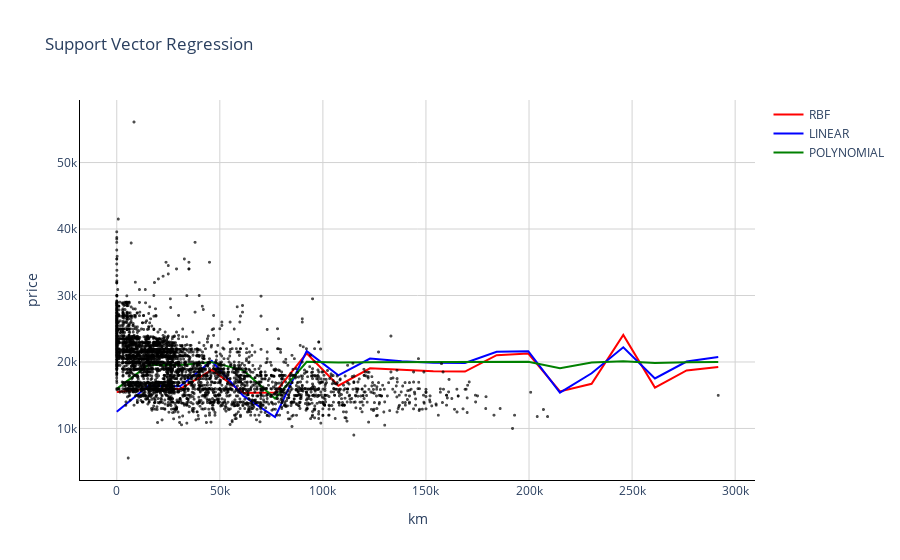

Notebook code cell kept with this figure:
### Markdown cell above
# SVR Visualisation for Each Kernels

### Code cell
x_range = np.linspace(X.min(), X.max(), 20)
y_svr_rbf = rbf_y_pred
y_svr_lin = linear_y_pred
y_svr_poly = poly_y_pred

import plotly.offline as pyo
import plotly.graph_objects as go # for data visualization
import plotly.express as px # for data visualization

fig = px.scatter(df, x=df['km'], y=df['price'], 
                 opacity=0.7, color_discrete_sequence=['black'],title="Support Vector Regression")

fig.add_traces(go.Scatter(x=x_range, y=y_svr_rbf, name='RBF',opacity=1 ,line=dict(color='red')))
fig.add_traces(go.Scatter(x=x_range, y=y_svr_lin, name='LINEAR',opacity=1 ,line=dict(color='blue')))
fig.add_traces(go.Scatter(x=x_range, y=y_svr_poly, name='POLYNOMIAL',opacity=1 ,line=dict(color='green')))

# fig.add_traces(go.Scatter(x=x_range, y=y_svr_rbf+3000, name='+epsilon', line=dict(color='red', dash='dot')))
# fig.add_traces(go.Scatter(x=x_range, y=y_svr-3000, name='-epsilon', line=dict(color='red', dash='dot')))


fig.update_layout(dict(plot_bgcolor = 'white'))


fig.update_xaxes(showgrid=True, gridwidth=1, gridcolor='lightgrey', 
                 zeroline=True, zerolinewidth=1, zerolinecolor='lightgrey', 
                 showline=True, linewidth=1, linecolor='black')

fig.update_yaxes(showgrid=True, gridwidth=1, gridcolor='lightgrey', 
                 zeroline=True, zerolinewidth=1, zerolinecolor='lightgrey', 
                 showline=True, linewidth=1, linecolor='black')

fig.update_traces(marker=dict(size=3))

fig.show()

### Figure 1 — Plotly figure (JSON) as saved in the notebook; plotly's stock layout.template omitted (floating-point values rounded to 4 significant figures; data arrays with more than 128 entries replaced by an {"elided": "..."} marker saying what was removed)
{"data": [{"hovertemplate": "km=%{x}<br>price=%{y}<extra></extra>", "legendgroup": "", "marker": {"color": "black", "opacity": 0.7, "size": 3, "symbol": "circle"}, "mode": "markers", "name": "", "showlegend": false, "type": "scattergl", "x": {"elided": "4800 int values"}, "xaxis": "x", "y": {"elided": "4800 int values"}, "yaxis": "y"}, {"line": {"color": "red"}, "marker": {"size": 3}, "name": "RBF", "opacity": 1, "type": "scatter", "x": [0, 15360.0, 30720.0, 46070.0, 61430.0, 76790.0, 92150.0, 107500.0, 122900.0, 138200.0, 153600.0, 168900.0, 184300.0, 199700.0, 215000.0, 230400.0, 245700.0, 261100.0, 276400.0, 291800], "y": {"elided": "1200 float values"}}, {"line": {"color": "blue"}, "marker": {"size": 3}, "name": "LINEAR", "opacity": 1, "type": "scatter", "x": [0, 15360.0, 30720.0, 46070.0, 61430.0, 76790.0, 92150.0, 107500.0, 122900.0, 138200.0, 153600.0, 168900.0, 184300.0, 199700.0, 215000.0, 230400.0, 245700.0, 261100.0, 276400.0, 291800], "y": {"elided": "1200 float values"}}, {"line": {"color": "green"}, "marker": {"size": 3}, "name": "POLYNOMIAL", "opacity": 1, "type": "scatter", "x": [0, 15360.0, 30720.0, 46070.0, 61430.0, 76790.0, 92150.0, 107500.0, 122900.0, 138200.0, 153600.0, 168900.0, 184300.0, 199700.0, 215000.0, 230400.0, 245700.0, 261100.0, 276400.0, 291800], "y": {"elided": "1200 float values"}}], "layout": {"legend": {"tracegroupgap": 0}, "plot_bgcolor": "white", "title": {"text": "Support Vector Regression"}, "xaxis": {"anchor": "y", "domain": [0, 1], "gridcolor": "lightgrey", "gridwidth": 1, "linecolor": "black", "linewidth": 1, "showgrid": true, "showline": true, "title": {"text": "km"}, "zeroline": true, "zerolinecolor": "lightgrey", "zerolinewidth": 1}, "yaxis": {"anchor": "x", "domain": [0, 1], "gridcolor": "lightgrey", "gridwidth": 1, "linecolor": "black", "linewidth": 1, "showgrid": true, "showline": true, "title": {"text": "price"}, "zeroline": true, "zerolinecolor": "lightgrey", "zerolinewidth": 1}}}
